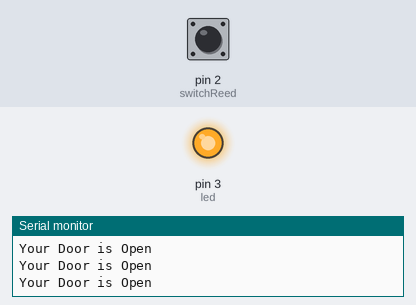
Bench run of a sketch on a simulated Arduino Uno, built with avr-gcc and run on an emulated ATmega328P. Shown: output pins drawn as LEDs (lit = HIGH), the last lines printed to the serial monitor. The inputs (shaded band) are chosen by the test bench; at power-on: pin 2 (switchReed) HIGH.

Above: at 1.2 s.
1.3 s: pin 2 (switchReed) pulled LOW for 0.15 s
At 1.4 s:
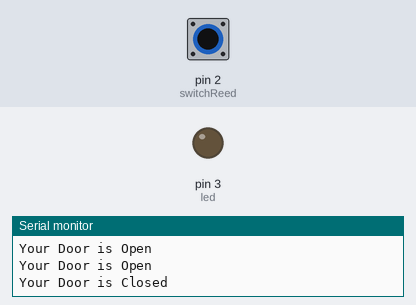
3.0 s: pin 2 (switchReed) pulled LOW for 3.2 s
At 7.4 s:
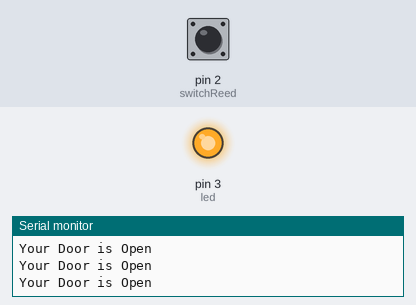
Timing chart, 0 to 8.9 s (numbered marks = the images above; inputs shaded):
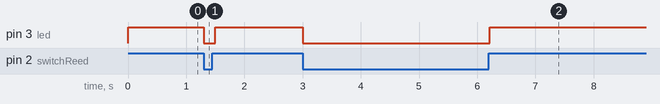

Measured:
- after the input at 1.3 s, pin 3 (led): HIGH → LOW at once, → HIGH 0.20 s later
- after the input at 3.0 s, pin 3 (led): HIGH → LOW at once, → HIGH 3.2 s later

The sketch:

magneticDoor_Switch.ino
```cpp
const int switchReed = 2; // Pin connected to the reed switch
const int led = 3;     // LED pin

void setup() {
    pinMode(switchReed, INPUT_PULLUP);
    pinMode(led, OUTPUT);
    Serial.begin(9600);
}

void loop() {
    int state = digitalRead(switchReed);
    if (state == LOW) {
        digitalWrite(led, LOW);
        Serial.println("Your Door is Closed");
    } else {
        digitalWrite(led, HIGH);
        Serial.println("Your Door is Open");
    }
    delay(100); // Adjust the delay as needed
}
```
